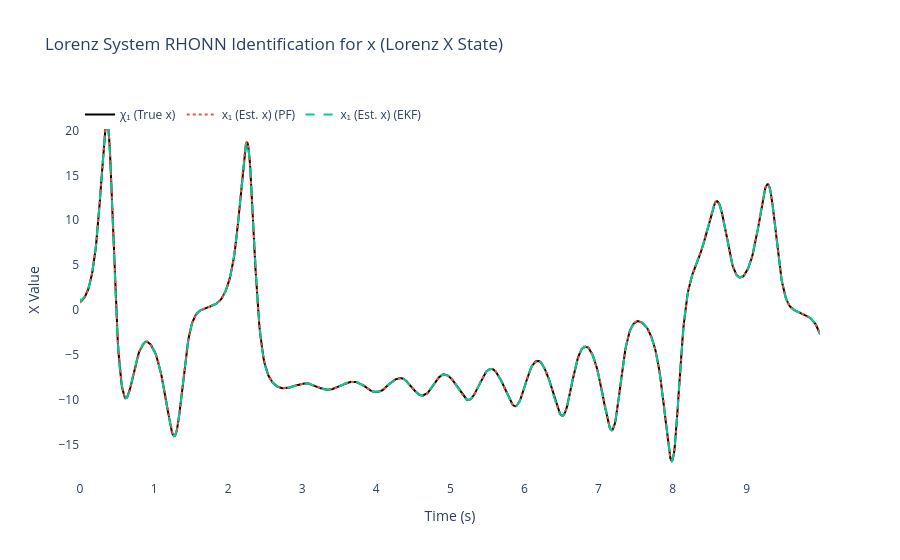
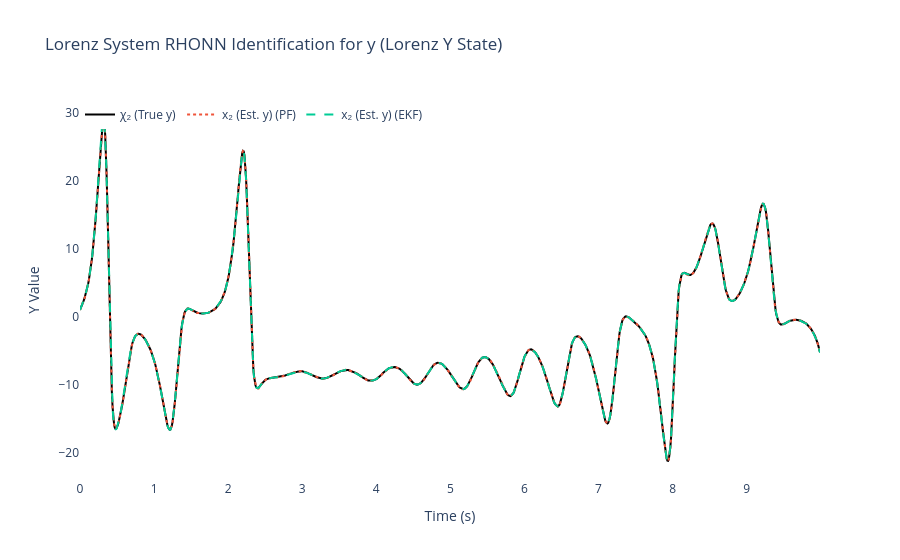
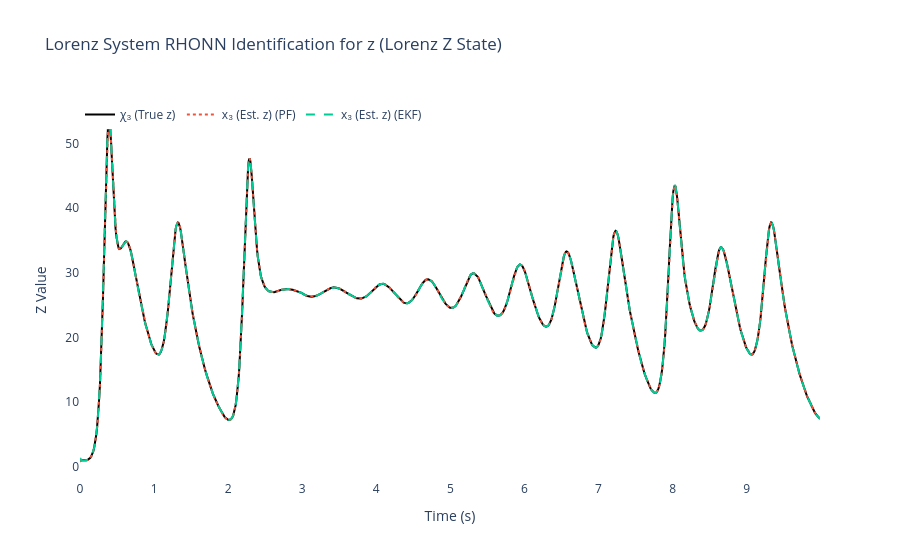
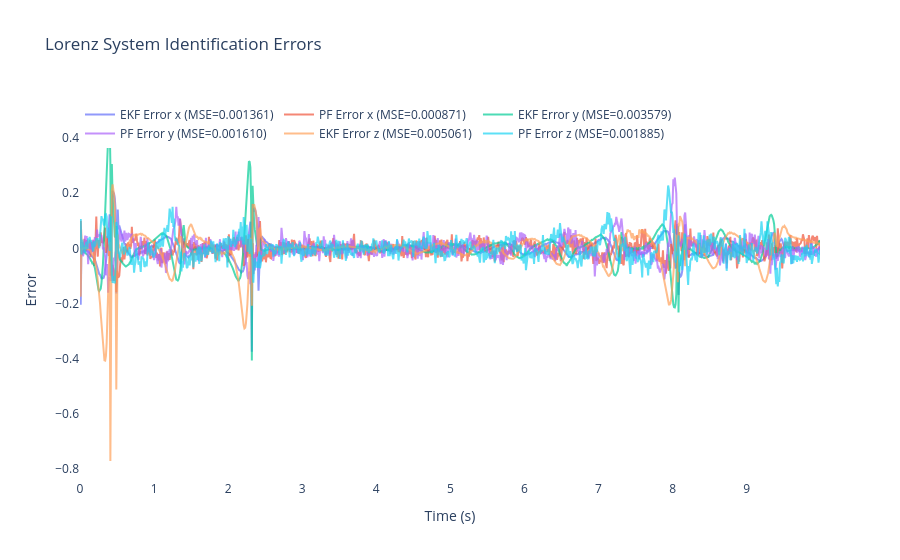

The cell these charts' notebook holds for them, in order:
### Code cell
# ============================================================
    # 6) Results & plots for Lorenz System
# ============================================================
mse_x1_ekf = np.mean((x_true[:, 0] - x_hat_ekf[:, 0])**2)  # x
mse_x2_ekf = np.mean((x_true[:, 1] - x_hat_ekf[:, 1])**2)  # y
mse_x3_ekf = np.mean((x_true[:, 2] - x_hat_ekf[:, 2])**2)  # z

mse_x1_pf = np.mean((x_true[:, 0] - x_hat_pf[:, 0])**2)   # x
mse_x2_pf = np.mean((x_true[:, 1] - x_hat_pf[:, 1])**2)   # y
mse_x3_pf = np.mean((x_true[:, 2] - x_hat_pf[:, 2])**2)   # z

print(f"\nFinal EKF-RHONN Weights:")
for i in range(3):
    print(f"  Neuron {i+1} (x{i+1}): {ekf_trainer.weights[i]}")

print(f"\nFinal PF-RHONN Weight Estimates:")
pf_estimates = pf_trainer.get_estimate()
for i in range(3):
    print(f"  Neuron {i+1} (x{i+1}): {pf_estimates[i]}")

print("\n--- Performance Comparison (MSE) for Lorenz System ---")
print(f"EKF MSE x1 (x):         {mse_x1_ekf:.6f}")
print(f"EKF MSE x2 (y):         {mse_x2_ekf:.6f}")
print(f"EKF MSE x3 (z):         {mse_x3_ekf:.6f}")
print(f"PF  MSE x1 (x):         {mse_x1_pf:.6f}")
print(f"PF  MSE x2 (y):         {mse_x2_pf:.6f}")
print(f"PF  MSE x3 (z):         {mse_x3_pf:.6f}")

states_info = [
    {'idx': 0, 'var': 'x', 'desc': 'Lorenz X State', 'y_label': 'X Value',
     'chi': 'χ₁ (True x)', 'x': 'x₁ (Est. x)'},
    {'idx': 1, 'var': 'y', 'desc': 'Lorenz Y State', 'y_label': 'Y Value',
     'chi': 'χ₂ (True y)', 'x': 'x₂ (Est. y)'},
    {'idx': 2, 'var': 'z', 'desc': 'Lorenz Z State', 'y_label': 'Z Value',
     'chi': 'χ₃ (True z)', 'x': 'x₃ (Est. z)'}
]

for state_info in states_info:
    i = state_info['idx']
    trace_plant = go.Scatter(x=t_history, y=x_true[:, i], mode='lines',
                            name=state_info['chi'], line=dict(color='black', width=2))
    trace_pf = go.Scatter(x=t_history, y=x_hat_pf[:, i], mode='lines',
                        name=f"{state_info['x']} (PF)", line=dict(dash='dot'))
    trace_ekf = go.Scatter(x=t_history, y=x_hat_ekf[:, i], mode='lines',
                        name=f"{state_info['x']} (EKF)", line=dict(dash='dash'))

    fig = go.Figure([trace_plant, trace_pf, trace_ekf])
    fig.update_layout(
        title=f'Lorenz System RHONN Identification for {state_info["var"]} ({state_info["desc"]})',
        xaxis_title='Time (s)',
        yaxis_title=state_info['y_label'],
        legend=dict(x=0, y=1, orientation='h'),
        font=dict(size=12),
        plot_bgcolor='white',
        paper_bgcolor='white'
    )
    fig.show()

# Errors for all three states
error_x1_ekf = x_true[:, 0] - x_hat_ekf[:, 0]
error_x2_ekf = x_true[:, 1] - x_hat_ekf[:, 1]
error_x3_ekf = x_true[:, 2] - x_hat_ekf[:, 2]

error_x1_pf = x_true[:, 0] - x_hat_pf[:, 0]
error_x2_pf = x_true[:, 1] - x_hat_pf[:, 1]
error_x3_pf = x_true[:, 2] - x_hat_pf[:, 2]

fig2 = go.Figure()
fig2.add_trace(go.Scatter(x=t_history, y=error_x1_ekf, mode='lines',
                        name=f'EKF Error x (MSE={mse_x1_ekf:.6f})', opacity=0.7))
fig2.add_trace(go.Scatter(x=t_history, y=error_x1_pf, mode='lines',
                        name=f'PF Error x (MSE={mse_x1_pf:.6f})', opacity=0.7))
fig2.add_trace(go.Scatter(x=t_history, y=error_x2_ekf, mode='lines',
                        name=f'EKF Error y (MSE={mse_x2_ekf:.6f})', opacity=0.7))
fig2.add_trace(go.Scatter(x=t_history, y=error_x2_pf, mode='lines',
                        name=f'PF Error y (MSE={mse_x2_pf:.6f})', opacity=0.7))
fig2.add_trace(go.Scatter(x=t_history, y=error_x3_ekf, mode='lines',
                        name=f'EKF Error z (MSE={mse_x3_ekf:.6f})', opacity=0.7))
fig2.add_trace(go.Scatter(x=t_history, y=error_x3_pf, mode='lines',
                        name=f'PF Error z (MSE={mse_x3_pf:.6f})', opacity=0.7))
fig2.update_layout(
    title='Lorenz System Identification Errors',
    xaxis_title='Time (s)',
    yaxis_title='Error',
    legend=dict(x=0, y=1, orientation='h'),
    font=dict(size=12),
    plot_bgcolor='white',
    paper_bgcolor='white'
)
fig2.show()

# 3D Phase space plot
fig3d = go.Figure()
fig3d.add_trace(go.Scatter3d(x=x_true[:, 0], y=x_true[:, 1], z=x_true[:, 2],
                           mode='lines', name='True Lorenz Attractor',
                           line=dict(color='black', width=3)))
fig3d.add_trace(go.Scatter3d(x=x_hat_ekf[:, 0], y=x_hat_ekf[:, 1], z=x_hat_ekf[:, 2],
                           mode='lines', name='EKF Estimation',
                           line=dict(color='red', width=2, dash='dash')))
fig3d.add_trace(go.Scatter3d(x=x_hat_pf[:, 0], y=x_hat_pf[:, 1], z=x_hat_pf[:, 2],
                           mode='lines', name='PF Estimation',
                           line=dict(color='blue', width=2, dash='dot')))
fig3d.update_layout(
    title='Lorenz System - 3D Phase Space Comparison',
    scene=dict(
        xaxis_title='X',
        yaxis_title='Y',
        zaxis_title='Z'
    ),
    font=dict(size=12)
)
fig3d.show()

### Figure 1 — Plotly figure (JSON) as saved in the notebook; plotly's stock layout.template omitted (floating-point values rounded to 4 significant figures; data arrays with more than 128 entries replaced by an {"elided": "..."} marker saying what was removed)
{"data": [{"line": {"color": "black", "width": 2}, "mode": "lines", "name": "χ₁ (True x)", "type": "scatter", "x": {"elided": "1000 float values"}, "y": {"elided": "1000 float values"}}, {"line": {"dash": "dot"}, "mode": "lines", "name": "x₁ (Est. x) (PF)", "type": "scatter", "x": {"elided": "1000 float values"}, "y": {"elided": "1000 float values"}}, {"line": {"dash": "dash"}, "mode": "lines", "name": "x₁ (Est. x) (EKF)", "type": "scatter", "x": {"elided": "1000 float values"}, "y": {"elided": "1000 float values"}}], "layout": {"font": {"size": 12}, "legend": {"orientation": "h", "x": 0, "y": 1}, "paper_bgcolor": "white", "plot_bgcolor": "white", "title": {"text": "Lorenz System RHONN Identification for x (Lorenz X State)"}, "xaxis": {"title": {"text": "Time (s)"}}, "yaxis": {"title": {"text": "X Value"}}}}

### Figure 2 — Plotly figure (JSON) as saved in the notebook; plotly's stock layout.template omitted (floating-point values rounded to 4 significant figures; data arrays with more than 128 entries replaced by an {"elided": "..."} marker saying what was removed)
{"data": [{"line": {"color": "black", "width": 2}, "mode": "lines", "name": "χ₂ (True y)", "type": "scatter", "x": {"elided": "1000 float values"}, "y": {"elided": "1000 float values"}}, {"line": {"dash": "dot"}, "mode": "lines", "name": "x₂ (Est. y) (PF)", "type": "scatter", "x": {"elided": "1000 float values"}, "y": {"elided": "1000 float values"}}, {"line": {"dash": "dash"}, "mode": "lines", "name": "x₂ (Est. y) (EKF)", "type": "scatter", "x": {"elided": "1000 float values"}, "y": {"elided": "1000 float values"}}], "layout": {"font": {"size": 12}, "legend": {"orientation": "h", "x": 0, "y": 1}, "paper_bgcolor": "white", "plot_bgcolor": "white", "title": {"text": "Lorenz System RHONN Identification for y (Lorenz Y State)"}, "xaxis": {"title": {"text": "Time (s)"}}, "yaxis": {"title": {"text": "Y Value"}}}}

### Figure 3 — Plotly figure (JSON) as saved in the notebook; plotly's stock layout.template omitted (floating-point values rounded to 4 significant figures; data arrays with more than 128 entries replaced by an {"elided": "..."} marker saying what was removed)
{"data": [{"line": {"color": "black", "width": 2}, "mode": "lines", "name": "χ₃ (True z)", "type": "scatter", "x": {"elided": "1000 float values"}, "y": {"elided": "1000 float values"}}, {"line": {"dash": "dot"}, "mode": "lines", "name": "x₃ (Est. z) (PF)", "type": "scatter", "x": {"elided": "1000 float values"}, "y": {"elided": "1000 float values"}}, {"line": {"dash": "dash"}, "mode": "lines", "name": "x₃ (Est. z) (EKF)", "type": "scatter", "x": {"elided": "1000 float values"}, "y": {"elided": "1000 float values"}}], "layout": {"font": {"size": 12}, "legend": {"orientation": "h", "x": 0, "y": 1}, "paper_bgcolor": "white", "plot_bgcolor": "white", "title": {"text": "Lorenz System RHONN Identification for z (Lorenz Z State)"}, "xaxis": {"title": {"text": "Time (s)"}}, "yaxis": {"title": {"text": "Z Value"}}}}

### Figure 4 — Plotly figure (JSON) as saved in the notebook; plotly's stock layout.template omitted (floating-point values rounded to 4 significant figures; data arrays with more than 128 entries replaced by an {"elided": "..."} marker saying what was removed)
{"data": [{"mode": "lines", "name": "EKF Error x (MSE=0.001361)", "opacity": 0.7, "type": "scatter", "x": {"elided": "1000 float values"}, "y": {"elided": "1000 float values"}}, {"mode": "lines", "name": "PF Error x (MSE=0.000871)", "opacity": 0.7, "type": "scatter", "x": {"elided": "1000 float values"}, "y": {"elided": "1000 float values"}}, {"mode": "lines", "name": "EKF Error y (MSE=0.003579)", "opacity": 0.7, "type": "scatter", "x": {"elided": "1000 float values"}, "y": {"elided": "1000 float values"}}, {"mode": "lines", "name": "PF Error y (MSE=0.001610)", "opacity": 0.7, "type": "scatter", "x": {"elided": "1000 float values"}, "y": {"elided": "1000 float values"}}, {"mode": "lines", "name": "EKF Error z (MSE=0.005061)", "opacity": 0.7, "type": "scatter", "x": {"elided": "1000 float values"}, "y": {"elided": "1000 float values"}}, {"mode": "lines", "name": "PF Error z (MSE=0.001885)", "opacity": 0.7, "type": "scatter", "x": {"elided": "1000 float values"}, "y": {"elided": "1000 float values"}}], "layout": {"font": {"size": 12}, "legend": {"orientation": "h", "x": 0, "y": 1}, "paper_bgcolor": "white", "plot_bgcolor": "white", "title": {"text": "Lorenz System Identification Errors"}, "xaxis": {"title": {"text": "Time (s)"}}, "yaxis": {"title": {"text": "Error"}}}}
